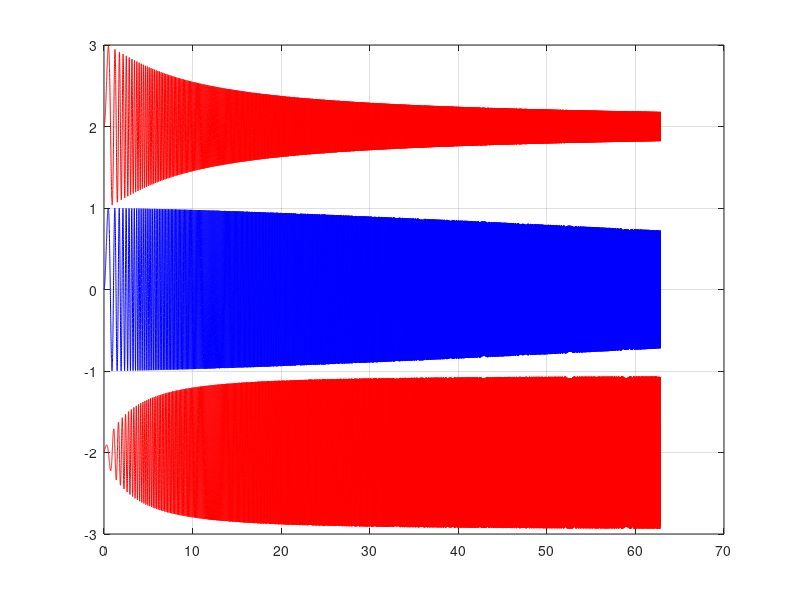

Reproduce this figure in MATLAB.
function [  ] = FilterTest1(  )
%FILTERTEST Summary of this function goes here
%   Detailed explanation goes here

W0 = 30;

%%% Generating the function
x = 0:pi/1000:20*pi;
l = length(x);
y = zeros(1,l);
for i=1:l
    xCor = i * pi/1000;
    w = (i^0.7)/10;
    y(i) = sin(w*x(i));
    if i==1 || i==l
        w
    end
end
conv = l/x(l);
disp(['initial angular frequency: ' , num2str( ((1)^0.7)/10 ) ]);
disp(['time=2 angular frequency: '  , num2str( ((2*conv)^0.7)/10 ) ]);
disp(['time=10 angular frequency: ' , num2str( ((10*conv)^0.7)/10 ) ]);
disp(['time=40 angular frequency: ' , num2str( ((40*conv)^0.7)/10 ) ]);
disp(['time=50 angular frequency: ' , num2str( ((50*conv)^0.7)/10 ) ]);
disp(['time=60 angular frequency: ' , num2str( ((60*conv)^0.7)/10 ) ]);
disp(['final angular frequency: '   , num2str( (l^0.7)/10 ) ]);

%%% Actual filterings
% Filters out signals above/below 1/tau
T = pi/1000; 
tau = 1/W0; %tau = 1/30;
a = T/tau;
% Where a = T/tau, T = the time between samples, and tau is the filter time constant.
yfiltHP = filter([1-a a-1],[1 a-1], y);
yfiltLP = filter(a, [1 a-1], y);

windowSize = 5; 
b = (1/windowSize)*ones(1,windowSize);
a = 1;
% Find the moving average of the data and plot it against the original data.
y = filter(b,a,y);

%%% Plotting
hold off
plot(x,y,'b','linewidth',.5), grid on
hold on
plot(x,yfiltHP-2,'r','linewidth',.5)
plot(x,yfiltLP+2,'r','linewidth',.5)
%plot(x,y+5,'k','linewidth',.5)

end